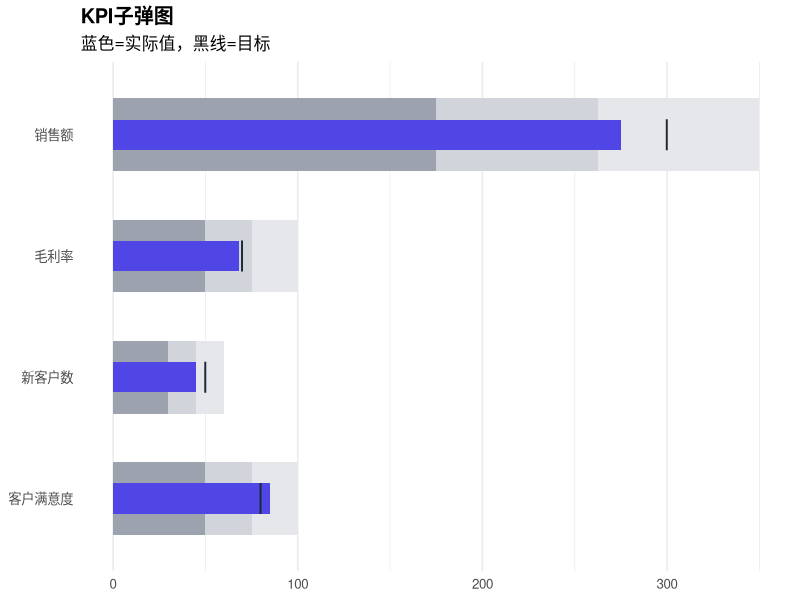
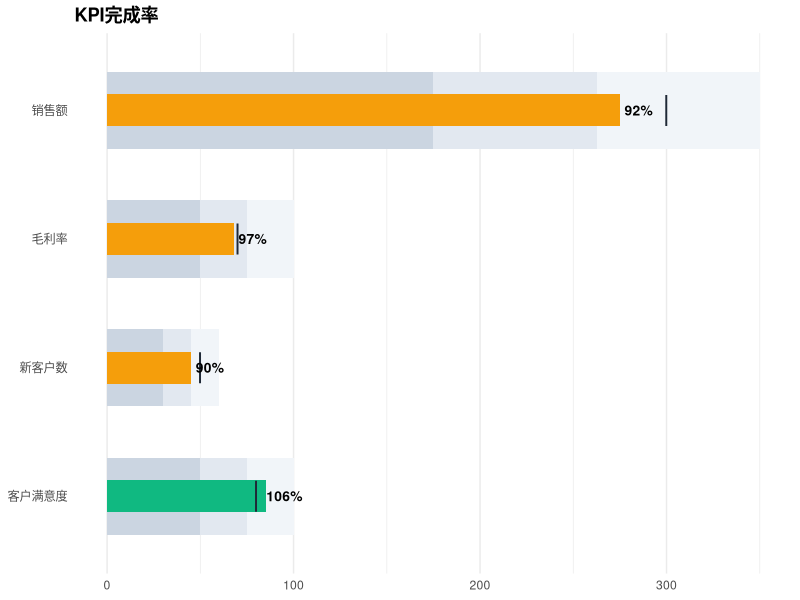

The R source for these figures, in order:
## ---- chunk 1
knitr::opts_chunk$set(echo = TRUE, warning = FALSE, message = FALSE, fig.width = 10, fig.height = 5, fig.retina = 2, out.width = "100%", dpi = 150)
## ---- chunk 2
library(ggplot2)
library(dplyr)
## ---- chunk 3
# 示例数据
kpi_data <- data.frame(
    metric = c("销售额", "毛利率", "客户满意度", "新客户数"),
    actual = c(275, 68, 85, 45),
    target = c(300, 70, 80, 50),
    max_value = c(350, 100, 100, 60)
)

# 添加区间
kpi_data <- kpi_data %>%
    mutate(
        poor = max_value * 0.5,
        satisfactory = max_value * 0.75,
        good = max_value
    )

ggplot(kpi_data, aes(y = metric)) +
    # 背景区间
    geom_col(aes(x = good), fill = "#e5e7eb", width = 0.6) +
    geom_col(aes(x = satisfactory), fill = "#d1d5db", width = 0.6) +
    geom_col(aes(x = poor), fill = "#9ca3af", width = 0.6) +
    # 实际值
    geom_col(aes(x = actual), fill = "#4f46e5", width = 0.25) +
    # 目标线
    geom_point(aes(x = target), shape = "|", size = 8, color = "#1f2937") +
    labs(
        title = "KPI子弹图",
        subtitle = "蓝色=实际值，黑线=目标",
        x = NULL, y = NULL
    ) +
    theme_minimal(base_size = 12) +
    theme(
        plot.title = element_text(face = "bold"),
        panel.grid.major.y = element_blank()
    )
## ---- chunk 4
kpi_data <- kpi_data %>%
    mutate(pct = round(actual / target * 100))

ggplot(kpi_data, aes(y = metric)) +
    geom_col(aes(x = good), fill = "#f1f5f9", width = 0.6) +
    geom_col(aes(x = satisfactory), fill = "#e2e8f0", width = 0.6) +
    geom_col(aes(x = poor), fill = "#cbd5e1", width = 0.6) +
    geom_col(aes(x = actual, fill = actual >= target), width = 0.25) +
    geom_point(aes(x = target), shape = "|", size = 8, color = "#1f2937") +
    geom_text(aes(x = actual + 10, label = paste0(pct, "%")), fontface = "bold", size = 3.5) +
    scale_fill_manual(values = c("TRUE" = "#10b981", "FALSE" = "#f59e0b")) +
    labs(
        title = "KPI完成率",
        x = NULL, y = NULL
    ) +
    theme_minimal() +
    theme(
        plot.title = element_text(face = "bold"),
        panel.grid.major.y = element_blank(),
        legend.position = "none"
    )
